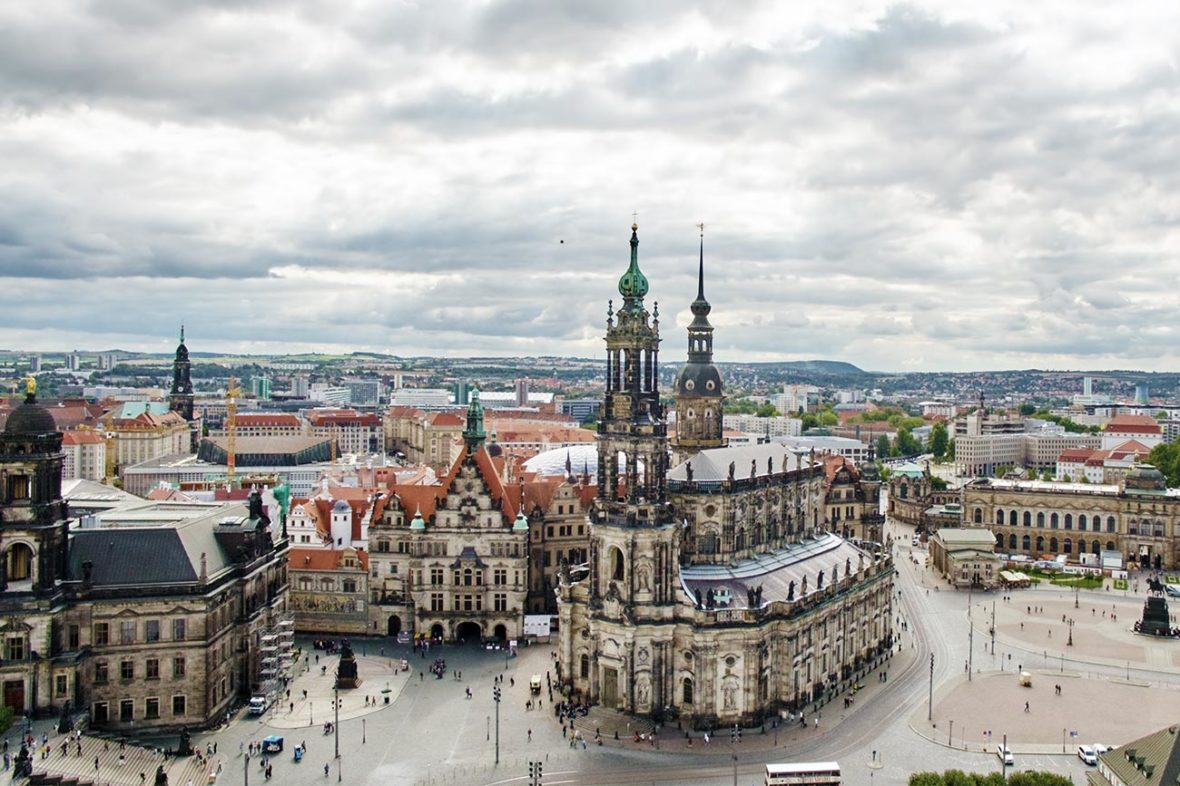
#> input picture src/week_8/Altstadt-Dresden-1180x786.jpg, 1180 x 786 px
$ jupyter execute Flattened_w.ipynb
#> lines starting #> are read from the running program, lines starting #| are printed output that depends on the picture
[cell 1]
import numpy as np
from skimage import io
import matplotlib.pyplot as plt
from skimage import color

img = io.imread('Altstadt-Dresden-1180x786.jpg')
#> img is the input picture: shape (786, 1180, 3); mean R, G, B 168.3, 167.6, 164.8
plt.imshow(img)

plt.figure()
imgGray = color.rgb2gray(img)
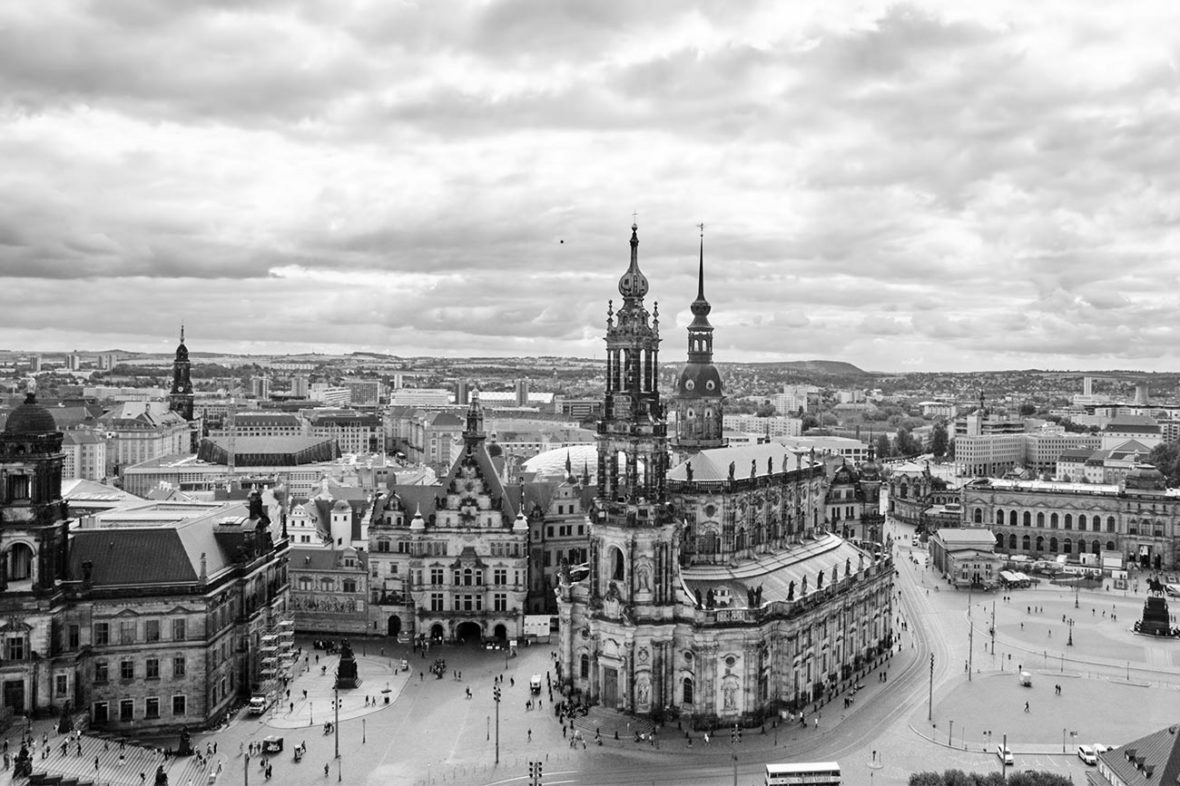
#> imgGray: shape (786, 1180) float64; min 0, max 1, mean 0.657
plt.imshow(imgGray, cmap=plt.cm.gray)

plt.figure(figsize=(20,4), dpi=80)
# X_flattened = imgGray.reshape(imgGray.shape[0], -1).T
X_flattened = imgGray.flatten()
plt.plot(X_flattened,'-k')
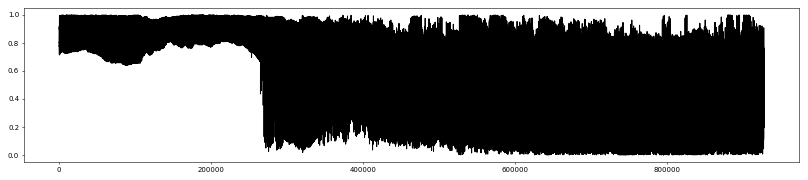
#> figure drawn by matplotlib, 1 panel; curve peaks at x = 3182, y = 1

[cell 2]
# Bild in NumPy-Array umwandeln
image_array = np.array(img)

# Bildmaße extrahieren
height, width, channels = image_array.shape
#> height = 786; width = 1180; channels = 3

# Bild in einen flachen Vektor umwandeln
flattened_image = image_array.reshape(height * width * channels)

# Ergebnis anzeigen
print(flattened_image.shape)  # Ausgabe: (Flache Länge des Bildes,)
#| (2782440,)
print(flattened_image)
#> (printed output is left out)
